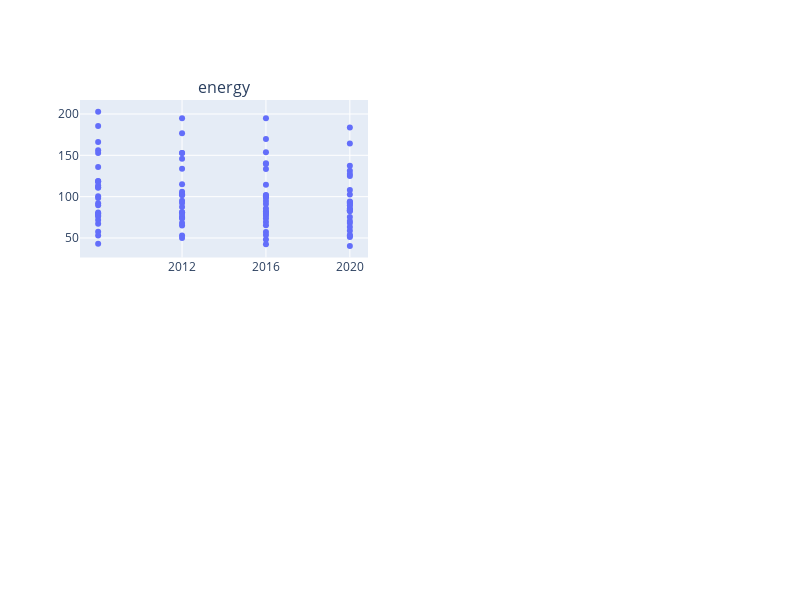

Notebook source saved alongside this figure:
### Code cell
create_scatter_plots_grid(foundational_df_no_transformations_no_outliers, 'TIME_PERIOD', ['energy'], time_periods)

### Figure 1 — Plotly figure (JSON) as saved in the notebook; plotly's stock layout.template omitted (floating-point values rounded to 4 significant figures)
{"data": [{"hovertext": ["AT", "AT", "AT", "AT", "BE", "BE", "BE", "BE", "BG", "BG", "BG", "BG", "CH", "CH", "CH", "CY", "CY", "CY", "CZ", "CZ", "CZ", "CZ", "DE", "DE", "DE", "DE", "DK", "DK", "DK", "DK", "EE", "EE", "EE", "EE", "ES", "ES", "ES", "ES", "FI", "FI", "FI", "FI", "FR", "FR", "FR", "FR", "HR", "HR", "HR", "HR", "HU", "HU", "HU", "HU", "IE", "IE", "IE", "IE", "IT", "IT", "IT", "IT", "LT", "LT", "LT", "LT", "LV", "LV", "LV", "LV", "MT", "MT", "MT", "NL", "NL", "NL", "NL", "NO", "NO", "NO", "NO", "PL", "PL", "PL", "PL", "PT", "PT", "PT", "PT", "RO", "RO", "RO", "RO", "SE", "SE", "SE", "SE", "SI", "SI", "SI", "SI", "SK", "SK", "SK", "SK", "TR"], "mode": "markers", "name": "energy", "x": [2008, 2012, 2016, 2020, 2008, 2012, 2016, 2020, 2008, 2012, 2016, 2020, 2012, 2016, 2020, 2008, 2016, 2020, 2008, 2012, 2016, 2020, 2008, 2012, 2016, 2020, 2008, 2012, 2016, 2020, 2008, 2012, 2016, 2020, 2008, 2012, 2016, 2020, 2008, 2012, 2016, 2020, 2008, 2012, 2016, 2020, 2008, 2012, 2016, 2020, 2008, 2012, 2016, 2020, 2008, 2012, 2016, 2020, 2008, 2012, 2016, 2020, 2008, 2012, 2016, 2020, 2008, 2012, 2016, 2020, 2008, 2016, 2020, 2008, 2012, 2016, 2020, 2008, 2012, 2016, 2020, 2008, 2012, 2016, 2020, 2008, 2012, 2016, 2020, 2008, 2012, 2016, 2020, 2008, 2012, 2016, 2020, 2008, 2012, 2016, 2020, 2008, 2012, 2016, 2020, 2020], "y": [136.0, 133.9, 133.5, 124.9, 166.1, 152.7, 153.6, 137.5, 57.6, 53.03, 57.14, 58.79, 103.2, 94.78, 83.62, 67.26, 53.58, 51.31, 111.3, 103.4, 100.7, 102.8, 118.9, 115.0, 114.3, 108.1, 113.6, 102.8, 101.4, 93.43, 100.5, 92.22, 91.21, 91.61, 89.7, 75.75, 73.64, 68.11, 202.8, 194.9, 194.8, 183.6, 110.8, 106.0, 102.0, 89.45, 76.15, 68.15, 69.4, 70.66, 79.38, 74.87, 81.79, 85.23, 117.9, 95.13, 98.75, 92.85, 98.26, 87.36, 81.99, 75.42, 79.4, 81.26, 85.73, 94.25, 80.79, 81.2, 80.12, 85.53, 43.13, 42.51, 40.5, 156.0, 152.8, 140.4, 131.4, 185.3, 176.6, 169.8, 164.3, 71.82, 73.59, 76.78, 82.45, 77.23, 65.03, 65.35, 63.32, 53.09, 50.17, 48.17, 52.67, 152.8, 145.8, 139.5, 127.3, 118.7, 101.6, 100.2, 90.02, 92.03, 79.31, 79.13, 83.31, 53.74], "type": "scatter", "xaxis": "x", "yaxis": "y"}], "layout": {"xaxis": {"anchor": "y", "domain": [0.0, 0.45], "tickvals": [2012, 2016, 2020]}, "yaxis": {"anchor": "x", "domain": [0.625, 1.0]}, "xaxis2": {"anchor": "y2", "domain": [0.55, 1.0]}, "yaxis2": {"anchor": "x2", "domain": [0.625, 1.0]}, "xaxis3": {"anchor": "y3", "domain": [0.0, 0.45]}, "yaxis3": {"anchor": "x3", "domain": [0.0, 0.375]}, "xaxis4": {"anchor": "y4", "domain": [0.55, 1.0]}, "yaxis4": {"anchor": "x4", "domain": [0.0, 0.375]}, "annotations": [{"font": {"size": 16}, "showarrow": false, "text": "energy", "x": 0.225, "xanchor": "center", "xref": "paper", "y": 1.0, "yanchor": "bottom", "yref": "paper"}], "height": 600, "width": 800, "showlegend": false}}
